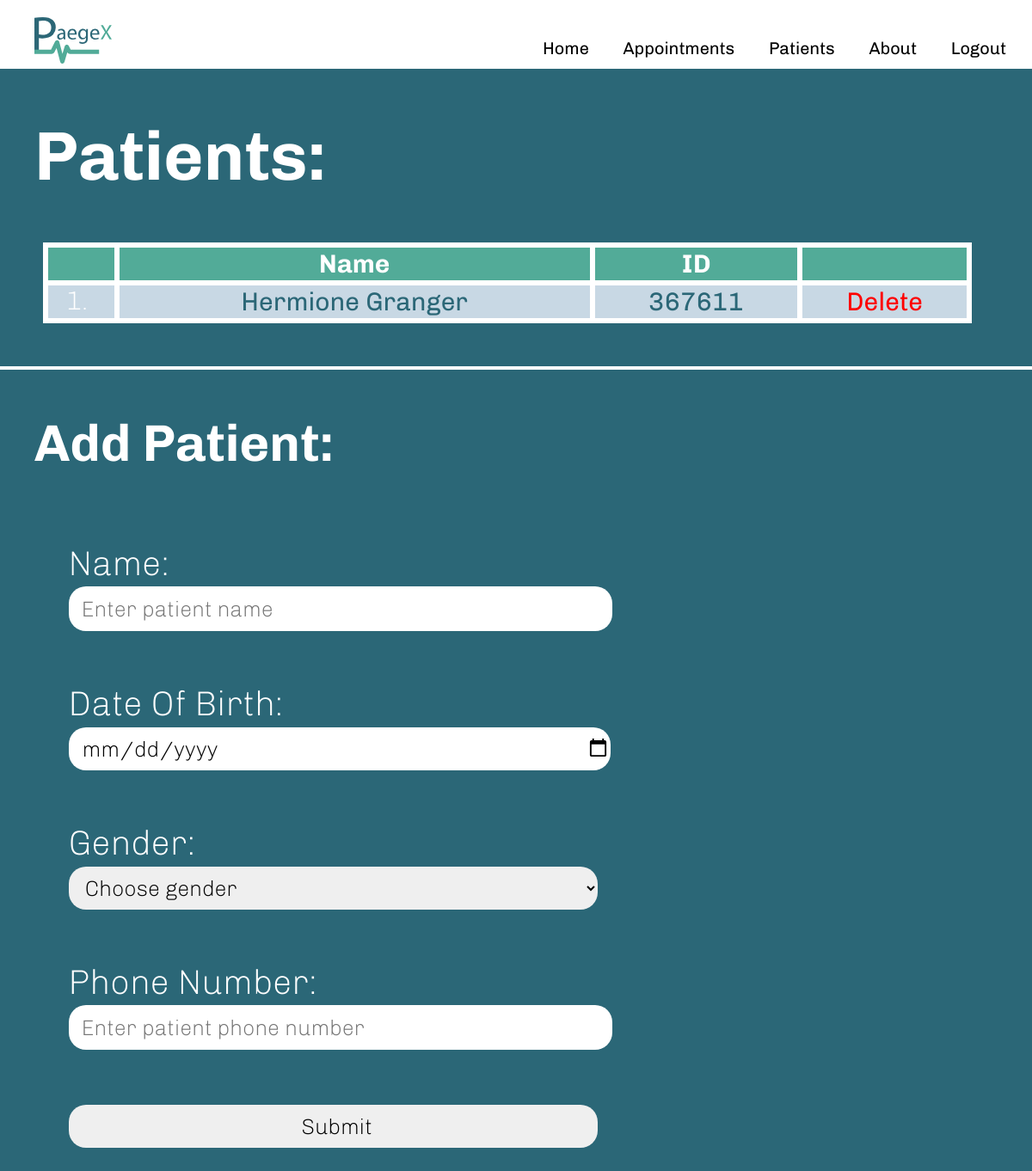
The app's page /patients/ (signed in), older data.
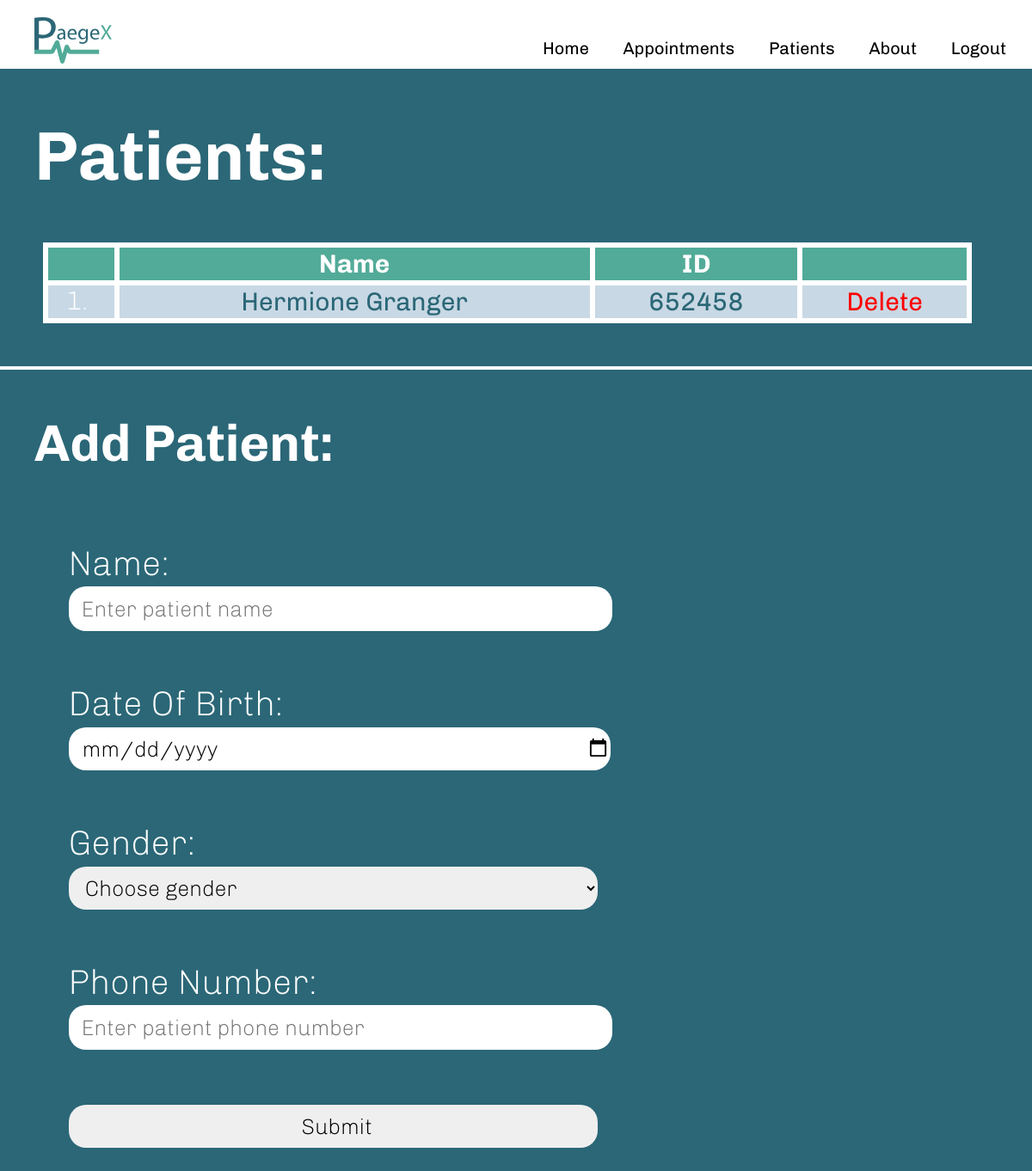
The same page, newer data.
### appointments/models.py (models this page shows, shortened)
class Patient(models.Model):
    user = models.ForeignKey(User, on_delete=models.SET_NULL, null=True, blank=True)
    name = models.CharField(max_length=64)
    id = models.BigAutoField(primary_key=True)
    dateOfBirth = models.DateField(default=timezone.localdate)
    gender = models.CharField(max_length=64, default="")
    phone = models.IntegerField(default=1)
    notes = models.CharField(max_length=1000, default="")

### patients/views.py (the view)
# urls.py: path("", views.appointmentIndex, name="appointmentIndex"),
@login_required(login_url='loginPage')
def appointmentIndex(request):
    user = request.user
    return render(request, "patients/appointmentIndex.html", {
        "appointments": Appointment.objects.filter(patient__user = user),
        "patients": Patient.objects.filter(user = user)
    })

### patients/templates/patients/appointmentIndex.html (shortened to what this page needs)
{% extends "patients/layout.html" %}
{% block body %}
    <h1>Patients:</h1>
    {% if not patients %}
        <h2 class="textMessage">No Patient Records. Try adding one below</h2>
    {% else %}
        <table style="width: 90%;">
            <thead>
                <tr>
                    <th></th>
                    <th>Name</th>
                    <th>ID</th>
                    <th></th>
                </tr>
            </thead>
            <tbody>
                {% for patient in patients %}
                    <tr>
                        <td>
                            <a href="{% url 'patient' patient.id %}">
                                {{patient.name}}
                            </a>
                        </td>
                        <td>
                            <a href="{% url 'patient' patient.id %}">
                                {{patient.id}}
                            </a>
                        </td>
                        <td>
                            <a href="{% url 'removePatient' patient.id %}" class="deleteButton">
                                Delete
                            </a>
                        </td>
                    </tr>
                {% endfor %}
            </tbody>
        </table>
    {% endif %}
    <hr>
    <h2>Add Patient:</h2>
    <form action = "{% url 'addPatient' %}" method="POST">
        <div class="addForm">
            Name:<br>
            <input type="text" name="patientName" placeholder="Enter patient name" required>
        </div>
        <div class="addForm">
            Date Of Birth:<br>
            <input type="date" name="patientDOB" placeholder="Enter patient Date Of Birth" required>
        </div>
        <div class="addForm">
            Gender:<br>
            <select type="date" name="patientGender" placeholder="Gender" required>
                <option value="" disabled selected hidden>Choose gender</option>
            </select>
        </div>
        <div class="addForm">
            Phone Number:<br>
            <input type="tel" name="patientTel" placeholder="Enter patient phone number" required>
        </div>
        <div class="addForm">
            <input type="submit">
        </div>
    </form>
{% endblock %}

### patients/templates/patients/layout.html (shortened to what this page needs)
<!DOCTYPE html>
<link rel="stylesheet" href="/static/styles.css">
<html lang="en">
    <head>
    </head>
    <body>
    <header>
        <div class="container">
            <img src="/static/Paegex.svg" class="logo" style="width: 90px;"/>
            <nav>
                <ul>
                    <li><a href="{% url 'home' %}">Home</a></li>
                    <li><a href="{% url 'index' %}">Appointments</a></li>
                    <li><a href="{% url 'appointmentIndex' %}">Patients</a></li>
                    <li><a href="{% url 'about' %}">About</a></li>
                    <li><a href="{% url 'logoutPage' %}">Logout</a></li>
                </ul>
            </nav>
        </div>
    </header>
        {% block body %}
        {% endblock %}
    </body>
</html>

### assets/styles.css (style rules this page uses)
body { font-family: Chivo, sans-serif; font-weight: 200; font-size: 40px; margin: 0px; padding: 0px; }
body li { margin-left: 70px; }
body h1 { margin-left: 40px; color: #ffffff; }
table { font-size: 30px; }
select, input { height: 50px; width: 615px; font-size: 25px; align-items: center; }
body { font-family: Chivo, sans-serif; font-weight: 200; font-size: 40px; margin: 0px; padding: 0px; background-color: #2b6777; color: white; }
table { font-size: 30px; border-radius: 25px; margin-left: 50px; margin-top: 20px; margin-bottom: 50px; }
.container { width: 95%; margin: 0 auto; }
header { background:white; box-shadow: 5px solid gainsboro; height: 80px; }
header::after { content:''; display: table; clear: both; }
.logo { float: left; padding: 10px 0; margin-left: 10px; margin-top: 10px; }
nav { float: right; }
nav ul { margin: 0; padding: 0; list-style: none; }
nav li { display: inline-block; margin-left: 30px; padding-top: 25px; position: relative; }
nav a { color: black; text-decoration: none; font-size: 20px; font-weight: normal; font-family:Chivo, sans-serif; }
thead { background-color: #52ab98; }
tbody tr { background-color: #c8d8e4; }
table a { text-decoration: none; color: #2b6777; font-weight: normal; font-size: 30px; }
table, th, td, tr { border: 6px solid #ffffff; border-collapse: collapse; text-align: center; }
table { counter-reset: rowNumber; }
table tbody tr::before { display: table-cell; counter-increment: rowNumber; content: counter(rowNumber) "."; padding-right: 0.3em; text-align: center; }
select, input, button { height: 50px; font-weight: lighter; margin: auto; font-size: 25px; border-radius: 20px; padding-left: 15px; outline: none; border: none; font-family: Chivo, sans-serif; }
hr { color: white; border: 2px solid white; }
body h2 { margin-left: 40px; color: #ffffff; }
nav a::after { content: ''; display: block; height: 3px; margin-left: 10%; margin-right: 10%; background-color: #52ab98; width: 0%; transition: all ease-in-out 200ms; }
.deleteButton { color: red; font-weight: normal; text-decoration: none; }
.addForm { padding-left: 80px; padding-top: 30px; padding-bottom: 30px; }

Row changes from the older to the newer data that the page shows:
removed Patient: name "Hermione Granger", id "367611"
added Patient: name "Hermione Granger", id "652458"
